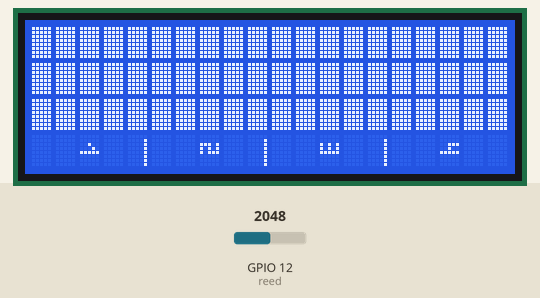
Recording of a program running on a simulated ESP32. Parts: 20×4 character LCD. The test bench sets the inputs (shaded band); at power-on: GPIO 12 (reed) = 2048. What the program prints to the serial monitor is not drawn.

Above: at 1.3 s.
1.4 s: GPIO 12 (reed) set to 542
4.4 s: GPIO 12 (reed) set to 478
7.4 s: GPIO 12 (reed) set to 53
10.4 s: GPIO 12 (reed) set to 45
13.4 s: GPIO 12 (reed) set to 0
At 14.9 s:
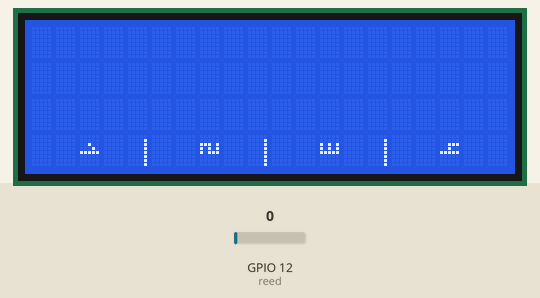
16.4 s: GPIO 12 (reed) set to 70
At 17.6 s:
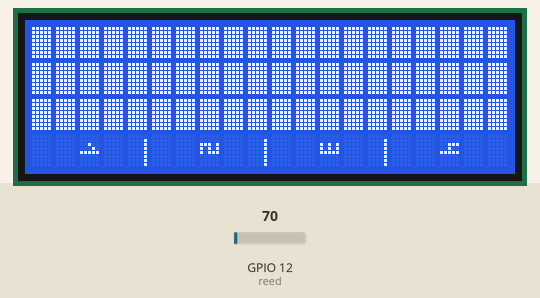
Timing chart, 0 to 19.4 s (numbered marks = the images above; inputs shaded):
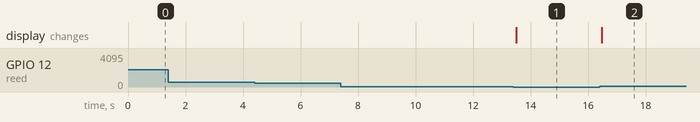

Measured:
- after the input at 1.4 s, every drawn part: stays the same
- after the input at 4.4 s, every drawn part: stays the same
- after the input at 7.4 s, every drawn part: stays the same
- after the input at 10.4 s, every drawn part: stays the same
- after the input at 13.4 s, the display: changes after 0.10 s (image 1)
- after the input at 16.4 s, the display: changes after 0.08 s (image 2)

The program:

main.cpp
```cpp
//#include <Wire.h> //include Wire.h library
#include <Adafruit_PN532.h>
#include <LiquidCrystal_I2C.h>

#define reed 12

/*
void setup()
{
  Wire.begin(); // Wire communication begin
  Serial.begin(115200); // The baudrate of Serial monitor is set in 9600
  while (!Serial); // Waiting for Serial Monitor
  Serial.println("\nI2C address Scanner CircuitSchools.com");
}

void loop()
{
  byte error, address; //variable for error and I2C address
  int devicecount;

  Serial.println("Scanning...");

  devicecount = 0;
  for (address = 1; address < 127; address++ )
  {
    // The i2c_scanner uses the return value of
    // the Write.endTransmisstion to see if
    // a device did acknowledge to the address.
    Wire.beginTransmission(address);
    error = Wire.endTransmission();

    if (error == 0)
    {
      Serial.print("I2C device found at address 0x");
      if (address < 16)
        Serial.print("0");
      Serial.print(address, HEX);
      Serial.println("  !");
      devicecount++;
    }
    else if (error == 4)
    {
      Serial.print("Unknown error at address 0x");
      if (address < 16)
        Serial.print("0");
      Serial.println(address, HEX);
    }
  }
  if (devicecount == 0)
    Serial.println("No I2C devices found\n");
  else
    Serial.println("done\n");

  delay(5000); // wait 5 seconds for the next I2C scan
}

*/

// #include < Wire .h> we are removing this because it is already added in liquid crystal library

// Create the lcd object address 0x3F and 16 columns x 2 rows
LiquidCrystal_I2C lcd (0x27, 20,4);  //
byte block[] = {
  B11111,
  B11111,
  B11111,
  B11111,
  B11111,
  B11111,
  B11111,
  B11111
};

byte line[] = {
  B00000,
  B00001,
  B00001,
  B00001,
  B00001,
  B00001,
  B00001,
  B00001
};

byte one[] = {
  B00000,
  B00000,
  B00100,
  B00010,
  B11111,
  B00000,
  B00000,
  B00000
};

byte two[] = {
  B00000,
  B00000,
  B11101,
  B10101,
  B10111,
  B00000,
  B00000,
  B00000
};

byte three[] = {
  B00000,
  B00000,
  B10101,
  B10101,
  B11111,
  B00000,
  B00000,
  B00000
};

byte four[] = {
  B00000,
  B00000,
  B00111,
  B00100,
  B11111,
  B00000,
  B00000,
  B00000
};

int reedVal;


//https://maxpromer.github.io/LCD-Character-Creator/

void  setup () {
  lcd.init();
  lcd.backlight();
  lcd.createChar(0, block);
  lcd.createChar(1, line);
  lcd.createChar(2, one);
  lcd.createChar(3, two);
  lcd.createChar(4, three);
  lcd.createChar(5, four);


  //---- design ----//
  lcd.setCursor(4,3); lcd.write(1);
  lcd.setCursor(9,3); lcd.write(1);
  lcd.setCursor(14,3); lcd.write(1);

  lcd.setCursor(2,3); lcd.write(2);
  lcd.setCursor(7,3); lcd.write(3);
  lcd.setCursor(12,3); lcd.write(4);
  lcd.setCursor(17,3); lcd.write(5);

  //---- create custom characters ----//
  //lcd.setCursor(0, 0); lcd.write(0);
  //lcd.setCursor(0,1); lcd.write(0);
  //lcd.setCursor(0, 2); lcd.write(0);

  //--- reedswitch ---//
  Serial.begin(115200);                // Start serial monitor after a few seconds. Mainly for testing code to get it to work.


}

  void display(int r) {
  lcd.setCursor(15, 2);
  if (int(r) < 10) {
    lcd.print(" ");  // if less then 10 add " " space - to remove prev carcters
  }
  lcd.print(int(2*r));
    if( (2*r)==0) {
      lcd.setCursor(0,0); lcd.write(6);lcd.write(6);lcd.write(6);lcd.write(6);lcd.write(6);lcd.write(6);lcd.write(6);lcd.write(6);lcd.write(6);lcd.write(6);lcd.write(6);lcd.write(6);lcd.write(6);lcd.write(6);lcd.write(6);lcd.write(6);lcd.write(6);lcd.write(6);lcd.write(6);lcd.write(6);
      lcd.setCursor(0,1); lcd.write(6);lcd.write(6);lcd.write(6);lcd.write(6);lcd.write(6);lcd.write(6);lcd.write(6);lcd.write(6);lcd.write(6);lcd.write(6);lcd.write(6);lcd.write(6);lcd.write(6);lcd.write(6);lcd.write(6);lcd.write(6);lcd.write(6);lcd.write(6);lcd.write(6);lcd.write(6);
      lcd.setCursor(0,2); lcd.write(6);lcd.write(6);lcd.write(6);lcd.write(6);lcd.write(6);lcd.write(6);lcd.write(6);lcd.write(6);lcd.write(6);lcd.write(6);lcd.write(6);lcd.write(6);lcd.write(6);lcd.write(6);lcd.write(6);lcd.write(6);lcd.write(6);lcd.write(6);lcd.write(6);lcd.write(6);
        }
    else if( (2*r) <=10) {
      lcd.setCursor(0,0); lcd.write(0); lcd.write(0); lcd.write(0); lcd.write(0); lcd.write(0);
      lcd.setCursor(0,1); lcd.write(0); lcd.write(0); lcd.write(0); lcd.write(0); lcd.write(0);
      lcd.setCursor(0,2); lcd.write(0); lcd.write(0); lcd.write(0); lcd.write(0); lcd.write(0);
      lcd.setCursor(5,0); lcd.write(6); lcd.write(6); lcd.write(6); lcd.write(6); lcd.write(6); lcd.write(6);lcd.write(6); lcd.write(6); lcd.write(6); lcd.write(6); lcd.write(6); lcd.write(6); lcd.write(6); lcd.write(6); lcd.write(6); lcd.write(6);
      lcd.setCursor(5,1); lcd.write(6); lcd.write(6); lcd.write(6); lcd.write(6); lcd.write(6); lcd.write(6);lcd.write(6); lcd.write(6); lcd.write(6); lcd.write(6); lcd.write(6); lcd.write(6); lcd.write(6); lcd.write(6); lcd.write(6); lcd.write(6);
      lcd.setCursor(5,2); lcd.write(6); lcd.write(6); lcd.write(6); lcd.write(6); lcd.write(6); lcd.write(6);lcd.write(6); lcd.write(6); lcd.write(6); lcd.write(6); lcd.write(6); lcd.write(6); lcd.write(6); lcd.write(6); lcd.write(6); lcd.write(6);


    }
    else if((10 < (2*r)) && ((2*r) <=20)){
      lcd.setCursor(0,0); lcd.write(0); lcd.write(0); lcd.write(0); lcd.write(0); lcd.write(0);lcd.write(0); lcd.write(0); lcd.write(0); lcd.write(0); lcd.write(0);
      lcd.setCursor(0,1); lcd.write(0); lcd.write(0); lcd.write(0); lcd.write(0); lcd.write(0);lcd.write(0); lcd.write(0); lcd.write(0); lcd.write(0); lcd.write(0);
      lcd.setCursor(0,2); lcd.write(0); lcd.write(0); lcd.write(0); lcd.write(0); lcd.write(0);lcd.write(0); lcd.write(0); lcd.write(0); lcd.write(0); lcd.write(0);
      lcd.setCursor(10,0); lcd.write(6); lcd.write(6); lcd.write(6); lcd.write(6); lcd.write(6); lcd.write(6);lcd.write(6); lcd.write(6); lcd.write(6); lcd.write(6);
      lcd.setCursor(10,1); lcd.write(6); lcd.write(6); lcd.write(6); lcd.write(6); lcd.write(6); lcd.write(6);lcd.write(6); lcd.write(6); lcd.write(6); lcd.write(6);
      lcd.setCursor(10,2); lcd.write(6); lcd.write(6); lcd.write(6); lcd.write(6); lcd.write(6); lcd.write(6);lcd.write(6); lcd.write(6); lcd.write(6); lcd.write(6);

 }
    else if((20 < (2*r)) && ((2*r) <=30)){
      lcd.setCursor(0,0); lcd.write(0); lcd.write(0); lcd.write(0); lcd.write(0); lcd.write(0);lcd.write(0); lcd.write(0); lcd.write(0); lcd.write(0); lcd.write(0);lcd.write(0);lcd.write(0); lcd.write(0); lcd.write(0); lcd.write(0);
      lcd.setCursor(0,1); lcd.write(0); lcd.write(0); lcd.write(0); lcd.write(0); lcd.write(0);lcd.write(0); lcd.write(0); lcd.write(0); lcd.write(0); lcd.write(0);lcd.write(0);lcd.write(0); lcd.write(0); lcd.write(0); lcd.write(0);
      lcd.setCursor(0,2); lcd.write(0); lcd.write(0); lcd.write(0); lcd.write(0); lcd.write(0);lcd.write(0); lcd.write(0); lcd.write(0); lcd.write(0); lcd.write(0);lcd.write(0);lcd.write(0); lcd.write(0); lcd.write(0); lcd.write(0);
      lcd.setCursor(15,0); lcd.write(6); lcd.write(6); lcd.write(6); lcd.write(6); lcd.write(6);
      lcd.setCursor(15,1); lcd.write(6); lcd.write(6); lcd.write(6); lcd.write(6); lcd.write(6);
      lcd.setCursor(15,2); lcd.write(6); lcd.write(6); lcd.write(6); lcd.write(6); lcd.write(6);

}

    else if((2*r)> 30) {
      lcd.setCursor(0,0); lcd.write(0); lcd.write(0); lcd.write(0); lcd.write(0); lcd.write(0);lcd.write(0); lcd.write(0); lcd.write(0); lcd.write(0); lcd.write(0);lcd.write(0);lcd.write(0); lcd.write(0); lcd.write(0); lcd.write(0); lcd.write(0); lcd.write(0); lcd.write(0); lcd.write(0); lcd.write(0);
      lcd.setCursor(0,1); lcd.write(0); lcd.write(0); lcd.write(0); lcd.write(0); lcd.write(0);lcd.write(0); lcd.write(0); lcd.write(0); lcd.write(0); lcd.write(0);lcd.write(0);lcd.write(0); lcd.write(0); lcd.write(0); lcd.write(0); lcd.write(0); lcd.write(0); lcd.write(0); lcd.write(0); lcd.write(0);
      lcd.setCursor(0,2); lcd.write(0); lcd.write(0); lcd.write(0); lcd.write(0); lcd.write(0);lcd.write(0); lcd.write(0); lcd.write(0); lcd.write(0); lcd.write(0);lcd.write(0);lcd.write(0); lcd.write(0); lcd.write(0); lcd.write(0); lcd.write(0); lcd.write(0); lcd.write(0); lcd.write(0); lcd.write(0);

}

}


void  loop () {
    reedVal = analogRead(reed);//get val of 12
    Serial.println(reedVal);
    display(reedVal);
    }
```
